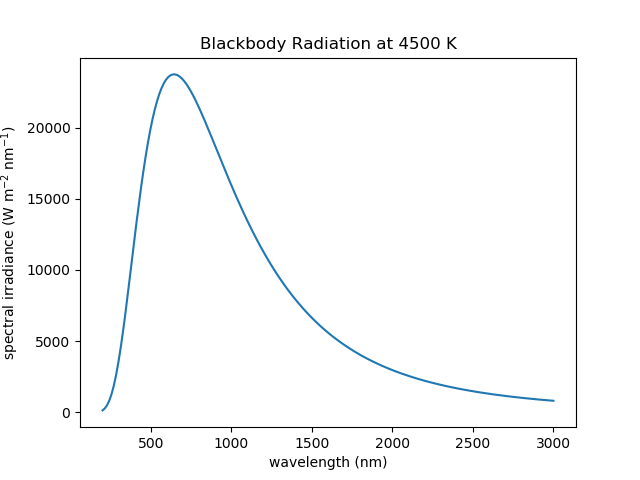

This chart was generated by the following Python code:
'''
Blackbody emmission as a function of wavelength.
pveducation.org S.Bowden 2016
http://pveducation.org/pvcdrom/properties-of-sunlight/blackbody-radiation
'''
import matplotlib.pyplot as plt
import numpy as np
import photovoltaic.radiation as pv

wavelength = 600  # (nm)
print(pv.blackbody_spectrum(wavelength))  # just a single variable, using default T = 6000 K
print('Blackbody radiation is {:.2e} at {:.2f} nm using the default temperature of 6000 K'.format(
    pv.blackbody_spectrum(wavelength), wavelength))  # same but nicely formatted.

wavelength = np.linspace(200, 3000, 200)  # 200 eo 3000 nm, 200 points
temperature = 4500  # (K)

plt.figure('blackbody_plot')
plt.plot(wavelength, pv.blackbody_spectrum(wavelength, temperature))
plt.xlabel('wavelength (nm)')  # add axis labels and plot title
plt.ylabel('spectral irradiance (W m$^{-2}$ nm$^{-1}$)')  # tex formating works in Matplotlib but not for all strings.
plt.title('Blackbody Radiation at ' + str(temperature) + ' K')
plt.savefig('blackbody_plot.png')
plt.show()
